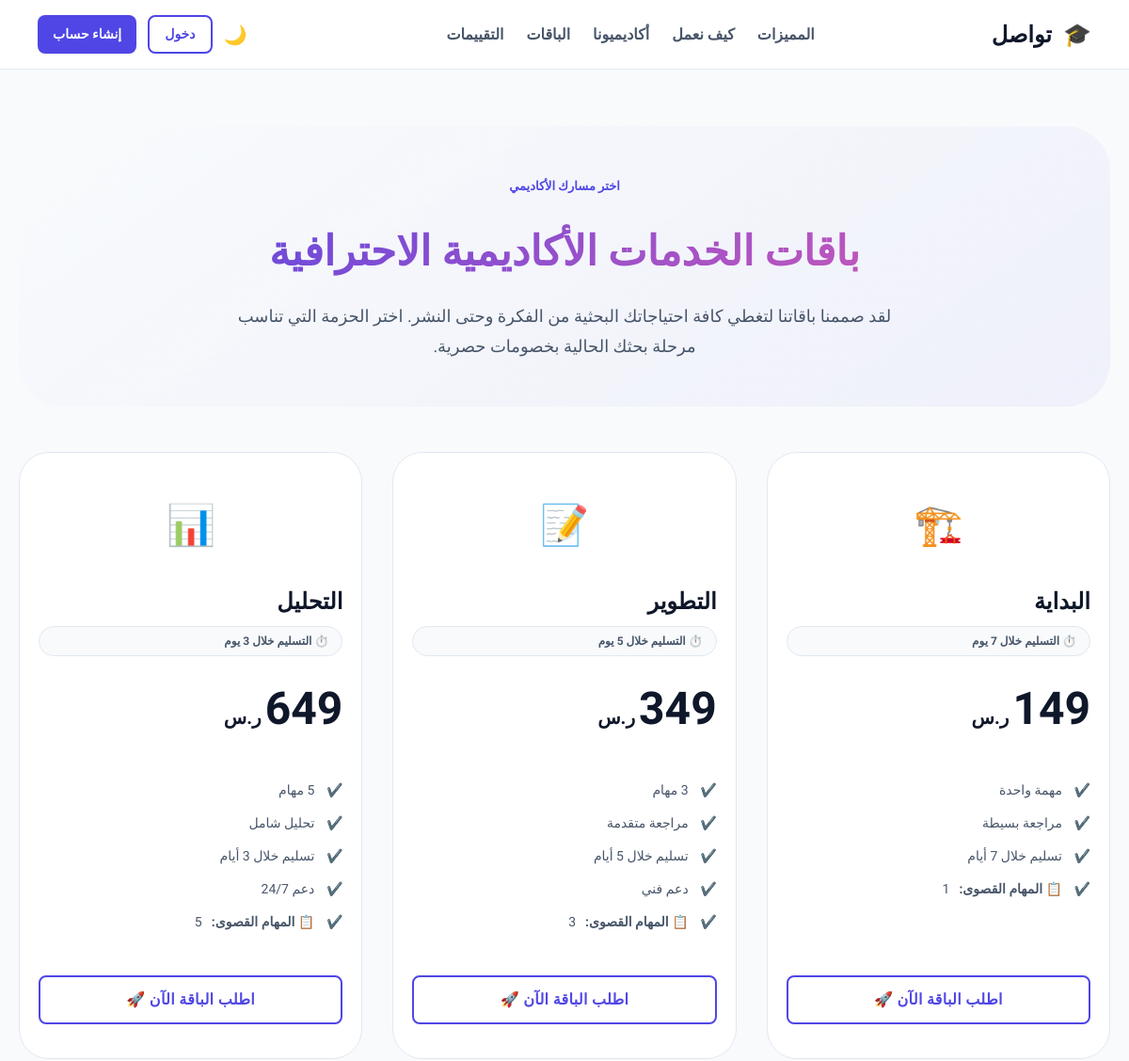
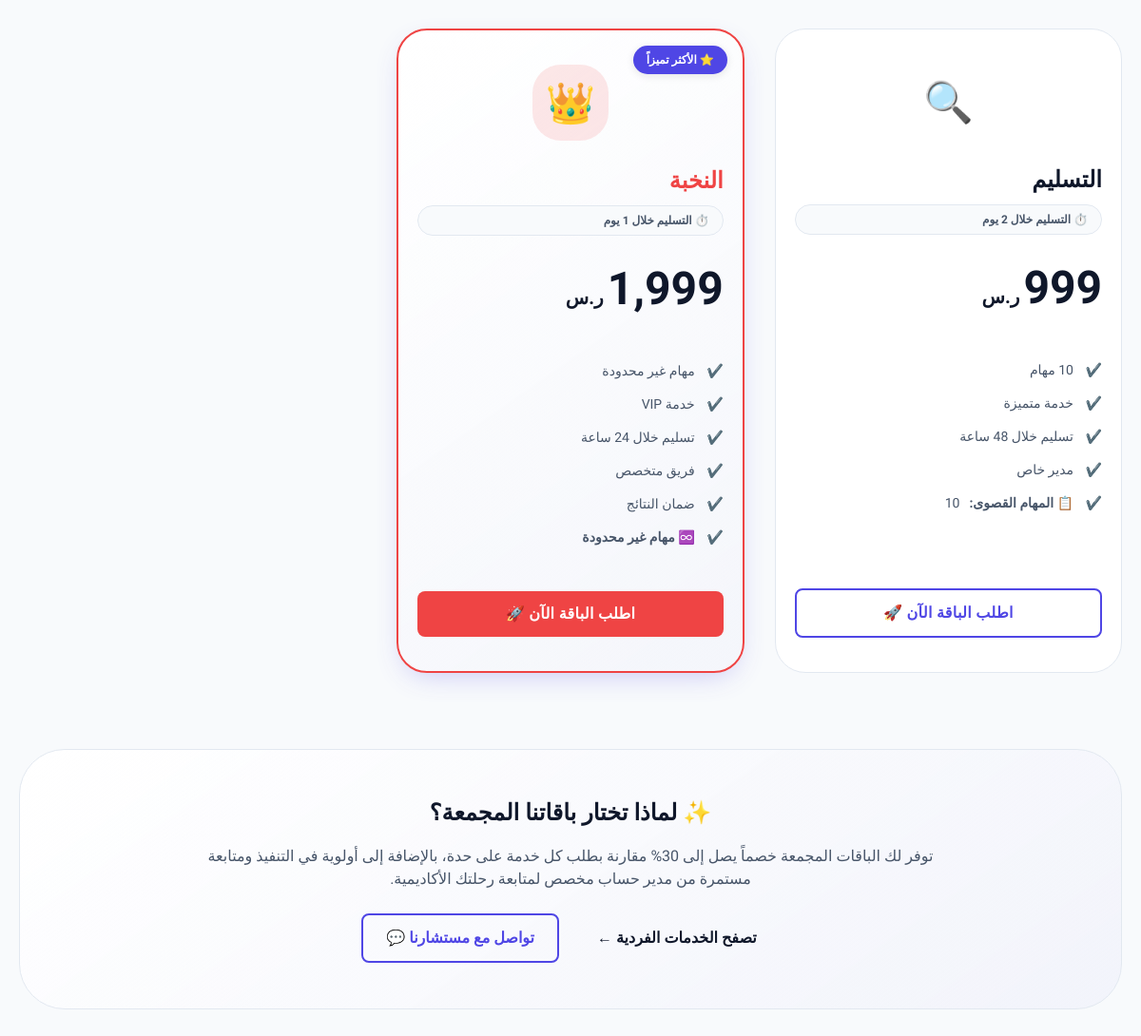
The page /packages.php on the database its author committed (2 pictures, top to bottom).
### tables this page shows
CREATE TABLE IF NOT EXISTS `packages` (
  `id`             INT UNSIGNED NOT NULL AUTO_INCREMENT,
  `name`           VARCHAR(100) NOT NULL,
  `price`          DECIMAL(10,2) NOT NULL,
  `color`          VARCHAR(20) DEFAULT '#6366f1' COMMENT 'Hex color for UI',
  `features_json`  JSON DEFAULT NULL COMMENT 'Array of feature strings',
  `max_tasks`      INT DEFAULT NULL COMMENT 'NULL = unlimited',
  `delivery_days`  INT NOT NULL DEFAULT 7,
  `is_active`      TINYINT(1) NOT NULL DEFAULT 1,
  `created_at`     DATETIME NOT NULL DEFAULT CURRENT_TIMESTAMP,
  PRIMARY KEY (`id`),
  INDEX `idx_active` (`is_active`)
);

### packages.php (the view, shortened to what this page needs)
<?php
$db = db();
$packages = [];
try {
    $stmt = $db->prepare("SELECT * FROM packages WHERE is_active = 1 ORDER BY price ASC");
    $stmt->execute();
    $rows = $stmt->fetchAll(PDO::FETCH_ASSOC);
    foreach ($rows as $row) {
        $row['features'] = json_decode($row['features_json'], true) ?? [];
        $packages[] = $row;
    }
} catch (Exception $e) {
    error_log("Error fetching packages: " . $e->getMessage());
}
?>
<!DOCTYPE html>
<html lang="ar" dir="rtl">
<head>
  <script src="https://cdn.tailwindcss.com"></script>
  <link rel="stylesheet" href="assets/css/global.css">
</head>
<body>
  <nav class="public-nav">
    <div style="display:flex;align-items:center;gap:12px;font-size:24px;font-weight:900;color:var(--primary)">
      🎓 <span style="color:var(--text-primary)">تواصل</span>
    </div>
    <div class="nav-links hidden md:flex">
      <a href="index.php#features">المميزات</a>
      <a href="index.php#how-it-works">كيف نعمل</a>
      <a href="index.php#academics">أكاديميونا</a>
      <a href="packages.php">الباقات</a>
      <a href="reviews.php">التقييمات</a>
    </div>
    <div style="display:flex;gap:12px">
      <button class="dark-toggle" style="background:none;border:none;font-size:20px;cursor:pointer">🌙</button>
      <a href="login.php" class="btn btn-outline" style="padding:8px 16px;font-size:14px">دخول</a>
      <a href="register.php" class="btn btn-primary" style="padding:8px 16px;font-size:14px">إنشاء حساب</a>
    </div>
  </nav>
  <div style="padding:60px 20px;max-width:1400px;margin:0 auto">
    <div class="packages-header fade-up" style="text-align:center">
      <span style="display:inline-block;background:var(--primary-light);color:var(--primary);padding:6px 18px;border-radius:40px;font-size:13px;font-weight:700;margin-bottom:20px">اختر مسارك الأكاديمي</span>
      <h1 style="font-size:44px;font-weight:900;margin-bottom:20px;background: linear-gradient(135deg, var(--primary), #dc5ab1); -webkit-background-clip: text; -webkit-text-fill-color: transparent; background-clip: text;">
        باقات الخدمات الأكاديمية الاحترافية
      </h1>
      <p style="font-size:18px;color:var(--text-secondary);max-width:700px;margin:0 auto;line-height:1.8">
        لقد صممنا باقاتنا لتغطي كافة احتياجاتك البحثية من الفكرة وحتى النشر. اختر الحزمة التي تناسب مرحلة بحثك الحالية بخصومات حصرية.
      </p>
    </div>
    <div style="display:grid;grid-template-columns:repeat(auto-fit, minmax(290px, 1fr));gap:32px">
      <?php if (empty($packages)): ?>
        <div class="text-center col-span-full py-12">
          <p class="text-gray-500">لا توجد باقات متاحة حالياً، يرجى العودة لاحقاً.</p>
        </div>
      <?php else:
        $maxPrice = max(array_column($packages, 'price'));
        foreach ($packages as $index => $pkg):
          $isPopular = ($pkg['price'] == $maxPrice);
          $cardClass = "pkg-card fade-up " . ($isPopular ? "pkg-popular" : "");
          $delay = 0.1 + ($index * 0.1);
          $primaryColor = !empty($pkg['color']) ? $pkg['color'] : 'var(--primary)';
      ?>
      <div class="<?= $cardClass ?>" style="animation-delay: <?= $delay ?>s; <?= $isPopular ? 'border-color: ' . $primaryColor . ';' : '' ?>">
        <?php if ($isPopular): ?>
          <div class="popular-badge">⭐ الأكثر تميزاً</div>
        <?php endif; ?>
        <div class="pkg-icon" style="<?= $isPopular ? 'background: ' . $primaryColor . '20; color:' . $primaryColor : '' ?>">
          <?php
            $icon = '📦';
            $nameLower = mb_strtolower($pkg['name']);
            if (strpos($nameLower, 'بداية') !== false) $icon = '🏗️';
            elseif (strpos($nameLower, 'تطوير') !== false) $icon = '📝';
            elseif (strpos($nameLower, 'تحليل') !== false) $icon = '📊';
            elseif (strpos($nameLower, 'تسليم') !== false) $icon = '🔍';
            elseif (strpos($nameLower, 'نخبة') !== false || strpos($nameLower, 'vip') !== false) $icon = '👑';
            echo $icon;
          ?>
        </div>
        <h3 style="font-size:24px;font-weight:800; <?= $isPopular ? 'color: ' . $primaryColor . ';' : '' ?>"><?= htmlspecialchars($pkg['name']) ?></h3>
        <?php if (!empty($pkg['delivery_days'])): ?>
          <div class="delivery-badge">⏱️ التسليم خلال <?= (int)$pkg['delivery_days'] ?> يوم</div>
        <?php endif; ?>
        <div class="pkg-price">
          <?= number_format($pkg['price'], 0) ?>
          <span class="price-currency">ر.س</span>
        </div>
        <ul class="pkg-list">
          <?php
            $features = $pkg['features'];
            if (empty($features)) {
              echo '<li>لا توجد مميزات محددة</li>';
            } else {
              foreach ($features as $feature) {
                echo '<li>' . htmlspecialchars($feature) . '</li>';
              }
            }
          ?>
          <?php if (!empty($pkg['max_tasks']) && $pkg['max_tasks'] !== null): ?>
            <li><strong>📋 المهام القصوى:</strong> <?= (int)$pkg['max_tasks'] ?></li>
          <?php elseif ($pkg['max_tasks'] === null): ?>
            <li><strong>♾️ مهام غير محدودة</strong></li>
          <?php endif; ?>
        </ul>
        <button class="btn <?= $isPopular ? 'btn-primary' : 'btn-outline' ?> btn-package" style="width:100%; <?= $isPopular ? 'background: ' . $primaryColor . '; border-color: ' . $primaryColor . ';' : '' ?>"
                onclick="alert('جاري الانتقال لعملية طلب الباقة: <?= htmlspecialchars($pkg['name']) ?>')">
          اطلب الباقة الآن 🚀
        </button>
      </div>
      <?php endforeach; endif; ?>
    </div>
    <div style="margin-top:80px;background:linear-gradient(145deg, var(--bg-card), rgba(79, 70, 229, 0.03));border:1px solid var(--border-color);border-radius:48px;padding:48px 24px;text-align:center" class="fade-up">
      <h4 style="font-size:24px;font-weight:800;margin-bottom:16px">✨ لماذا تختار باقاتنا المجمعة؟</h4>
      <p style="color:var(--text-secondary);font-size:16px;max-width:800px;margin:0 auto 24px">
        توفر لك الباقات المجمعة خصماً يصل إلى 30% مقارنة بطلب كل خدمة على حدة، بالإضافة إلى أولوية في التنفيذ ومتابعة مستمرة من مدير حساب مخصص لمتابعة رحلتك الأكاديمية.
      </p>
      <div style="display:flex;gap:16px;justify-content:center;flex-wrap:wrap">
        <a href="services.php" class="btn btn-link">تصفح الخدمات الفردية ←</a>
        <a href="contact.php" class="btn btn-outline">تواصل مع مستشارنا 💬</a>
      </div>
    </div>
  </div>
</body>
</html>

### assets/css/global.css (style rules this page uses)
:root { --primary: #4f46e5; --primary-hover: #4338ca; --secondary: #ec4899; --success: #10b981; --warning: #f59e0b; --danger: #ef4444; --info: #3b82f6; --bg-main: #f8fafc; --bg-card: #ffffff; --text-primary: #0f172a; --text-secondary: #475569; --border-color: #e2e8f0; }
body { font-family: 'Tajawal', sans-serif; background-color: var(--bg-main); color: var(--text-primary); margin: 0; transition: all 0.3s; }
.fade-up { animation: fadeUp .6s ease-out forwards; opacity: 0; transform: translateY(20px); }
.btn { display: inline-flex; align-items: center; justify-content: center; padding: 12px 24px; border-radius: 8px; font-weight: 700; cursor: pointer; border: none; transition: all 0.2s; text-decoration: none; }
.btn-primary { background: var(--primary); color: white; }
.btn-outline { border: 2px solid var(--primary); color: var(--primary); background: transparent; }
.public-nav { padding: 16px 40px; background: var(--bg-card); display: flex; justify-content: space-between; align-items: center; position: sticky; top: 0; z-index: 100; border-bottom: 1px solid var(--border-color); }
.nav-links a { margin-left: 24px; font-weight: 600; color: var(--text-secondary); text-decoration: none; transition: color 0.2s; }

### packages.php (style rules this page uses)
.packages-header { background: linear-gradient(145deg, var(--bg-main) 0%, rgba(79, 70, 229, 0.05) 100%); border-radius: 48px; padding: 48px 24px; margin-bottom: 48px; }
.pkg-card { padding: 36px 20px; border-radius: 32px; transition: all 0.4s cubic-bezier(0.2, 0.9, 0.4, 1.1); background: var(--bg-card); border: 1px solid var(--border-color); display: flex; flex-direction: column; position: relative; overflow: hidden; backdrop-filter: blur(2px); }
.pkg-icon { width: 80px; height: 80px; background: var(--primary-light); border-radius: 30px; display: flex; align-items: center; justify-content: center; font-size: 42px; margin: 0 auto 24px; transition: all 0.3s; }
.pkg-popular { border: 2px solid var(--primary); box-shadow: 0 10px 30px -10px rgba(79, 70, 229, 0.3); position: relative; background: linear-gradient(145deg, var(--bg-card), rgba(79, 70, 229, 0.02)); }
.popular-badge { position: absolute; top: 16px; right: 16px; background: var(--primary); color: white; padding: 6px 14px; border-radius: 40px; font-size: 12px; font-weight: 800; z-index: 2; box-shadow: 0 2px 8px rgba(0,0,0,0.1); }
.pkg-price { font-size: 48px; font-weight: 900; color: var(--text-primary); margin: 20px 0; display: inline-flex; align-items: baseline; gap: 4px; }
.price-currency { font-size: 20px; font-weight: 600; color: var(--text-muted); }
.pkg-list { text-align: right; margin: 20px 0 32px; flex-grow: 1; list-style: none; padding: 0; }
.pkg-list li { margin-bottom: 14px; color: var(--text-secondary); display: flex; align-items: center; gap: 10px; font-size: 14px; line-height: 1.5; }
.pkg-list li::before { content: "✔️"; display: inline-block; width: 20px; color: #10b981; font-weight: bold; }
.delivery-badge { display: inline-flex; align-items: center; gap: 6px; background: var(--bg-main); padding: 6px 14px; border-radius: 40px; font-size: 12px; font-weight: 600; margin-top: 8px; color: var(--text-secondary); border: 1px solid var(--border-color); }
.btn-package { transition: all 0.3s; font-weight: 700; letter-spacing: 0.3px; }
.fade-up { opacity: 0; transform: translateY(30px); transition: opacity 0.8s ease, transform 0.8s ease; }

### rows shown on the page
packages: name "🏗️", name "البداية", delivery_days "7", price "149", feature "مهمة واحدة", feature "مراجعة بسيطة", feature "تسليم خلال 7 أيام", max_tasks "1"
packages: name "📝", name "التطوير", delivery_days "5", price "349", feature "3 مهام", feature "مراجعة متقدمة", feature "تسليم خلال 5 أيام", feature "دعم فني", max_tasks "3"
packages: name "📊", name "التحليل", delivery_days "3", price "649", feature "5 مهام", feature "تحليل شامل", feature "تسليم خلال 3 أيام", feature "دعم 24/7", max_tasks "5"
packages: name "🔍", name "التسليم", delivery_days "2", price "999", feature "10 مهام", feature "خدمة متميزة", feature "تسليم خلال 48 ساعة", feature "مدير خاص", max_tasks "10"
packages: shows "⭐ الأكثر تميزاً", name "👑", name "النخبة", delivery_days "1", price "1,999", feature "مهام غير محدودة", feature "خدمة VIP", feature "تسليم خلال 24 ساعة", feature "فريق متخصص", feature "ضمان النتائج", shows "♾️ مهام غير محدودة"
